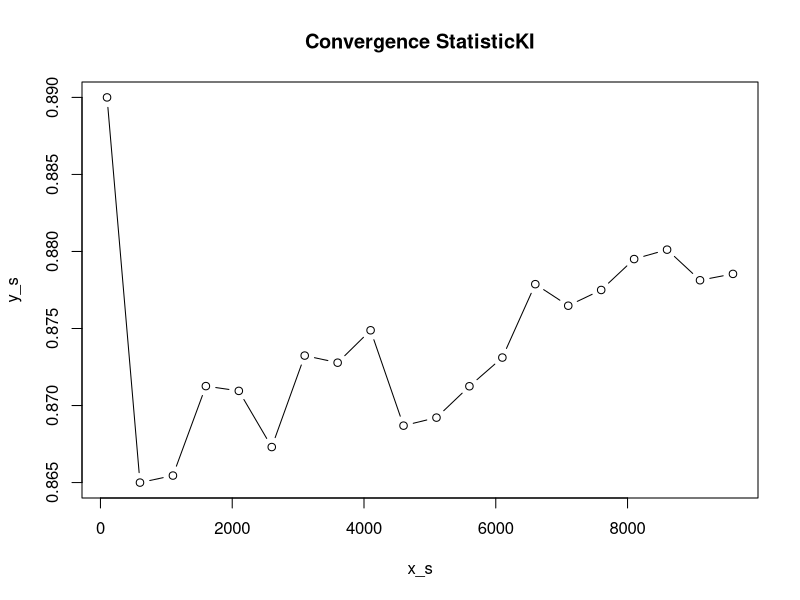
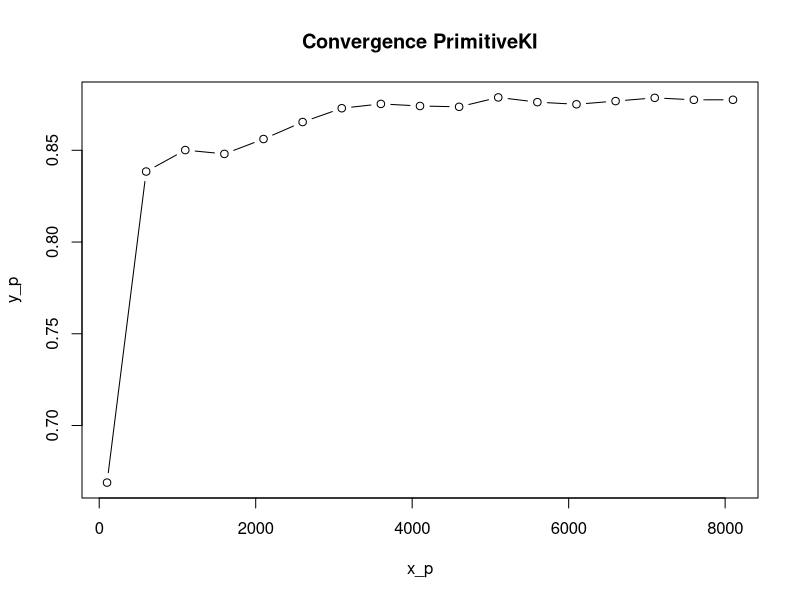
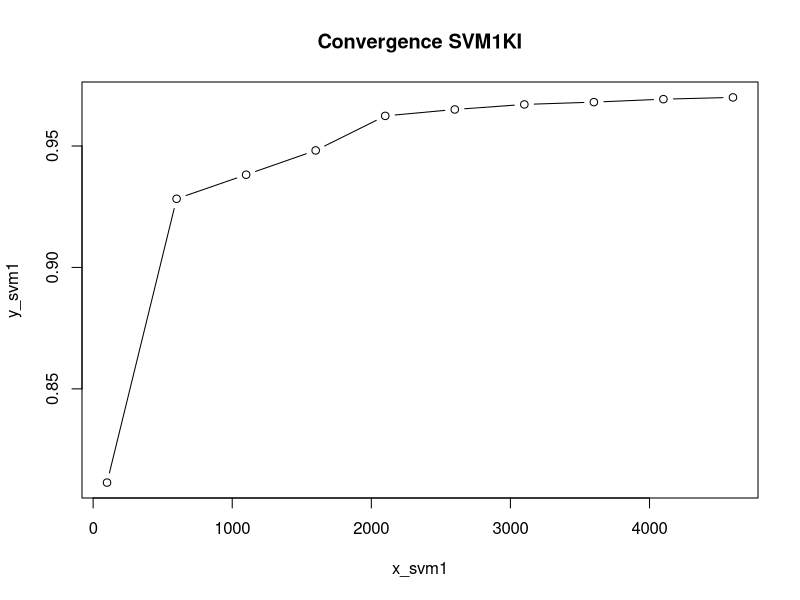
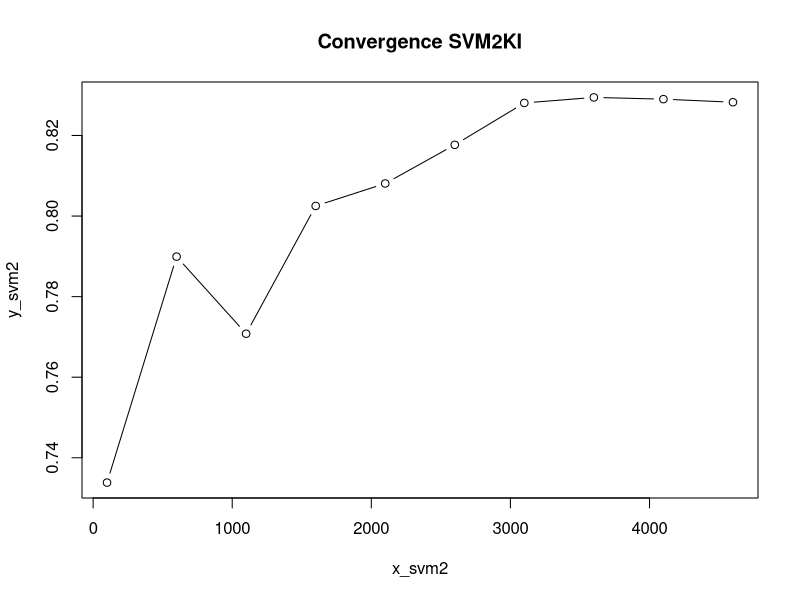
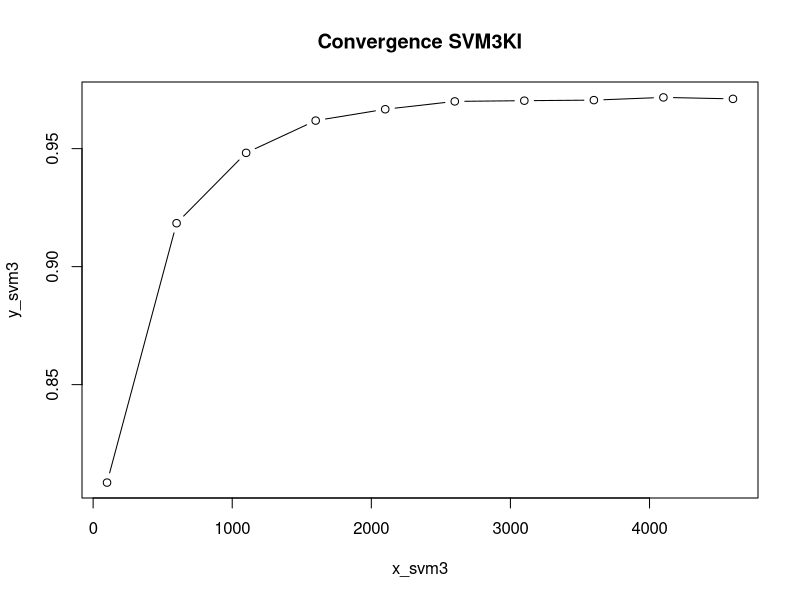
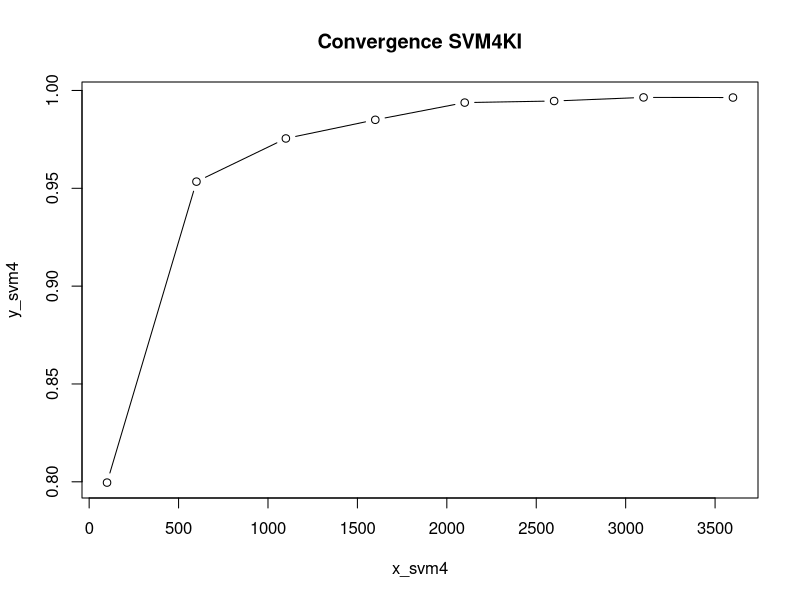
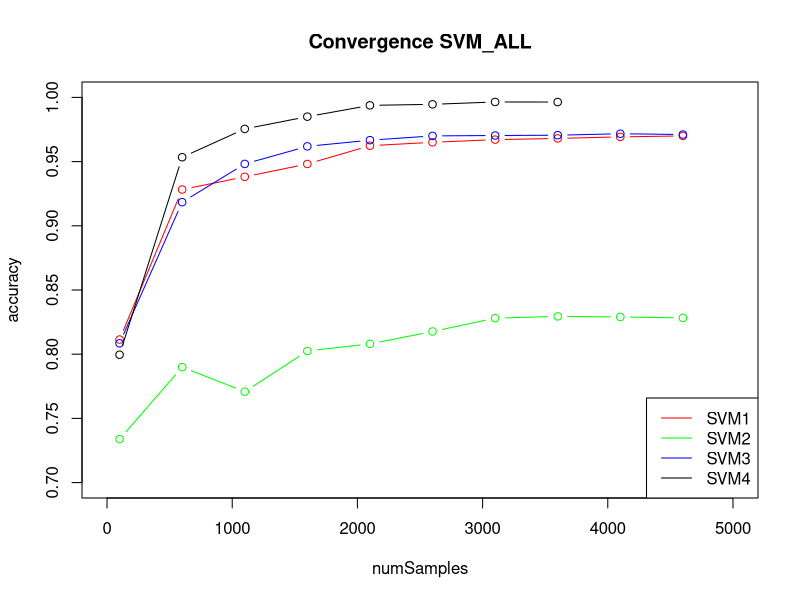

Generate these figures, in order, with R:
x_s = c(100, 600 ,1100,1600,2100,2600,3100,3600,4100,4600,5100,
        5600,6100,6600,7100,7600,8100,8600,9100,9600)
y_s = c(0.89000000000000001,0.86499861072520134,0.86545454545454548,0.87126157271768423,
        0.87095125793803763,0.86730584316791204,0.87324268085096379,0.87278163154551103,
        0.87488518307809038,0.86869458370498598,0.86921597500318326,0.87125206416930079,
        0.87311481621826448,0.87787810473728034,0.87647971954089388,0.87750078159305755,
        0.87950724652570966,0.88011807514046647,0.87813186813186817,0.87854435605941406)
plot(x_s,y_s,type="b",main = "Convergence StatisticKI")


x_p=c(100 ,600 ,1100,1600,2100,2600,3100,3600,4100,4600,5100,5600,6100,6600,7100,7600,8100)
y_p=c(0.66888888888888887,0.83842502547003794,0.8501180413107019,0.8480370326965897,0.85613732737703807,
      0.86539981246877795,0.8729227151167025,0.8752822188271342,0.87414634146341474,0.8736960045631843,
      0.87882352941176478,0.87624313898595696,0.87507948021412774,0.87681410557819817,0.87859070942050865,
      0.87749684173531062,0.87753185941770773)
plot(x_p,y_p,type="b",main = "Convergence PrimitiveKI")



x_svm1=c(100,600,1100,1600,2100,2600,3100,3600,4100,4600)
y_svm1=c(0.81141414141414148,0.92826294341020643,0.9381701718398967,0.94817468455799059,0.96239889901401487,
         0.96503952607400889,0.96711014414234775,0.96805555555555534,0.96927646150446467,0.97000276569072297)
plot(x_svm1,y_svm1,type="b",main = "Convergence SVM1KI")

x_svm2 = c(100,600,1100,1600,2100,2600,3100,3600,4100,4600)
y_svm2 = c(0.73383838383838373,0.78992961007687323,0.77079503189594933,0.80250937536622524,0.80808222624635684,
           0.81767888009267331,0.82807869841215498,0.82944959280378538,0.82901564974995134,0.82825203003959302)
plot(x_svm2,y_svm2,type="b",main = "Convergence SVM2KI")

x_svm3 = c(100,600,1100,1600,2100,2600,3100,3600,4100,4600)
y_svm3 = c(0.80848484848484858,0.91840418634805965,0.94821142243160605,0.96188217801476628,0.96669312229302251,
           0.9700173079483424,0.9703225806451613,0.9705601294934546,0.97171018268996256,0.97108923420982707)
plot(x_svm3,y_svm3,type="b",main = "Convergence SVM3KI")

x_svm4 = c(100,600,1100,1600,2100,2600,3100,3600)
y_svm4 = c(0.79959595959595964,0.95340789108085566,0.97547047464478676,0.98500722684479869,0.993802602153812,
           0.99461535047741945,0.99645367394981454,0.99638886316852582)
plot(x_svm4,y_svm4,type="b",main = "Convergence SVM4KI")



#ALL
plot(c(0,5000),c(0.7,1),type="n",main = "Convergence SVM_ALL", xlab = "numSamples", ylab ="accuracy" )
lines(x_svm1,y_svm1,type="b", col="red")
lines(x_svm2,y_svm2,type="b", col="green")
lines(x_svm3,y_svm3,type="b", col="blue")
lines(x_svm4,y_svm4,type="b", col="black")
legend("bottomright",legend = c("SVM1","SVM2","SVM3","SVM4"), col=c("red","green","blue","black"), lty = c(1,1,1,1))
       